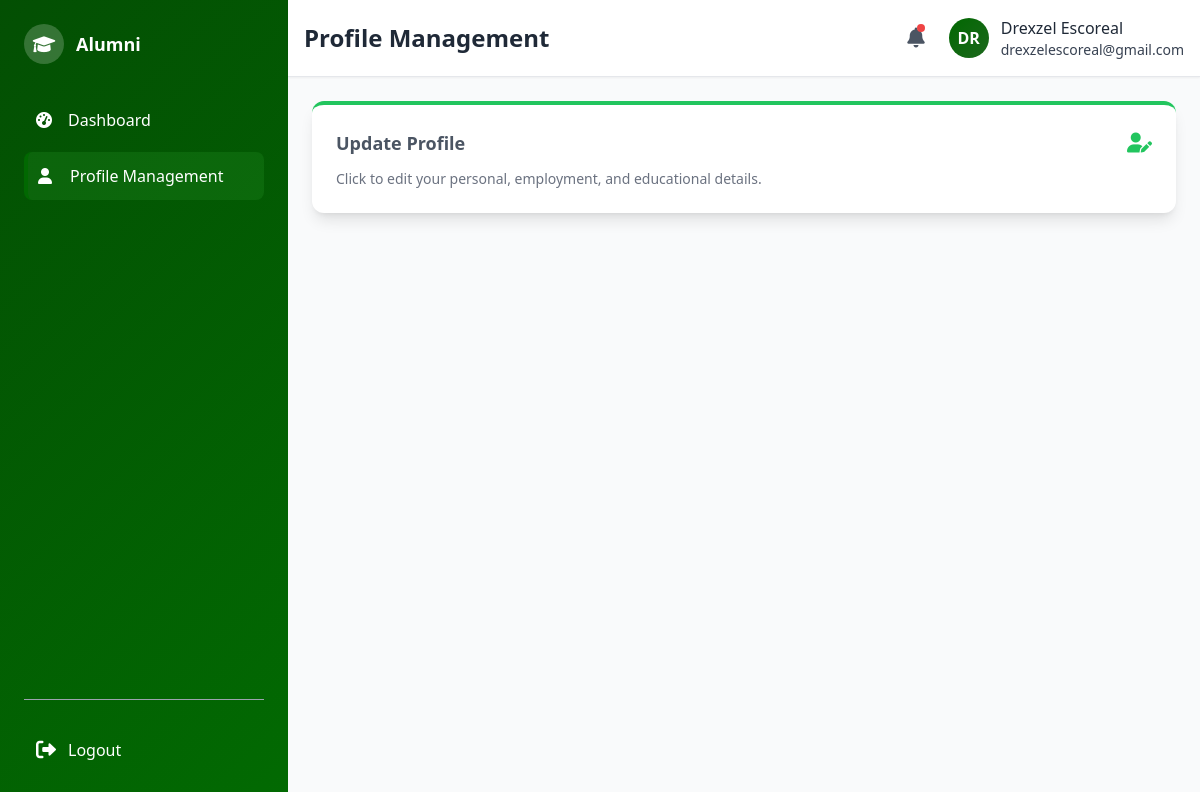
/alumni/alumni_profile.php (signed in), run on the app's committed database.
### tables this page shows
CREATE TABLE `users` (
  `user_id` int(11) NOT NULL,
  `email` varchar(100) NOT NULL,
  `password` varchar(200) NOT NULL,
  `role` enum('admin','alumni') NOT NULL,
  `name` varchar(150) NOT NULL,
  `created_at` timestamp NOT NULL DEFAULT current_timestamp()
);

### alumni/alumni_profile.php (the view, shortened to what this page needs)
<?php
include("../connect.php");
$page_title = "Profile Management";
$active_page = "profile";
?>
<div class="space-y-6">
    <div id="updateProfileBtn" class="bg-white p-6 rounded-xl shadow-lg flex flex-col justify-between hover:shadow-xl transition duration-200 border-t-4 border-green-500 cursor-pointer">
        <div class="flex items-center justify-between mb-3">
            <h3 class="text-lg font-semibold text-gray-600">Update Profile</h3>
            <i class="fas fa-user-edit text-xl text-green-500"></i>
        </div>
        <p class="text-sm text-gray-500">Click to edit your personal, employment, and educational details.</p>
    </div>
</div>
<?php
$page_content = ob_get_clean();
include("alumni_format.php");
?>

### alumni/alumni_format.php (shortened to what this page needs)
<?php
include("../connect.php");
$user_id = $_SESSION["user_id"];
$stmt = $conn->prepare("
    SELECT ap.first_name, ap.last_name, u.email, u.name as user_name
    FROM users u
    LEFT JOIN alumni_profile ap ON u.user_id = ap.user_id
    WHERE u.user_id = ?
");
$stmt->bind_param("i", $user_id);
$stmt->execute();
$result = $stmt->get_result();
$profile = $result->fetch_assoc() ?: [];
$full_name = 'Alumni';
if (!empty($profile)) {
    if (!empty($profile['first_name']) || !empty($profile['last_name'])) {
        $full_name = trim(
            ($profile['first_name'] ?? '') . ' ' .
            ($profile['last_name'] ?? '')
        );
    } elseif (!empty($profile['user_name'])) {
        $full_name = $profile['user_name'];
    }
}
$page_title = $page_title ?? "Alumni Page";
?>
<!DOCTYPE html>
<html lang="en">
<head>
    <script src="https://cdn.tailwindcss.com"></script>
    <link href="https://cdnjs.cloudflare.com/ajax/libs/font-awesome/6.0.0/css/all.min.css" rel="stylesheet">
    <link rel="stylesheet" href="alumni_format.css">
</head>
<body class="bg-gray-50 min-h-screen flex">
    <aside class="w-72 gradient-bg text-white flex-shrink-0">
        <div class="sidebar-wrapper flex flex-col justify-between">
            <div class="p-6">
                <div class="flex items-center space-x-3 mb-8">
                    <div class="w-10 h-10 rounded-full bg-white bg-opacity-20 flex items-center justify-center">
                        <i class="fas fa-graduation-cap text-lg" aria-hidden="true"></i>
                    </div>
                    <h2 class="font-bold text-lg">Alumni</h2>
                </div>
                <nav class="space-y-2">
                    <a href="alumni_dashboard.php"
                       class="sidebar-item <?php echo ($active_page ?? '') === 'dashboard' ? 'active' : ''; ?>
                              flex items-center space-x-3 p-3 rounded-lg">
                        <i class="fas fa-tachometer-alt w-5" aria-hidden="true"></i>
                        <span>Dashboard</span>
                    </a>
                    <a href="alumni_profile.php"
                       class="sidebar-item <?php echo ($active_page ?? '') === 'profile' ? 'active' : ''; ?>
                              flex items-center space-x-3 p-3 rounded-lg">
                        <i class="fas fa-user w-5" aria-hidden="true"></i>
                        <span>Profile Management</span>
                    </a>
                </nav>
            </div>
            <div class="p-6">
                <hr class="border-gray-400 my-6">
                <a href="../login/logout.php"
                   class="flex items-center space-x-3 text-white hover:text-red-500 p-3 rounded-lg">
                    <i class="fas fa-sign-out-alt text-xl" aria-hidden="true"></i>
                    <span>Logout</span>
                </a>
            </div>
        </div>
    </aside>
    <div class="flex-1 flex flex-col">
        <header class="bg-white shadow-sm border-b p-4">
            <div class="flex items-center justify-between">
                <h1 class="text-2xl font-bold text-gray-800"><?php echo htmlspecialchars($page_title); ?></h1>
                <div class="flex items-center space-x-6">
                    <div class="relative">
                        <button id="notificationBtn"
                                class="relative text-gray-600 hover:text-blue-600 flex items-center">
                            <i class="fas fa-bell text-xl"></i>
                            <span class="absolute top-0 right-0 w-2 h-2 bg-red-500 rounded-full"></span>
                        </button>
                    </div>
                    <div class="flex items-center space-x-3">
                        <div class="profile-avatar w-10 h-10 rounded-full flex items-center justify-center text-white font-bold overflow-hidden">
                            <?php
                            $stmt = $conn->prepare("SELECT ap.photo_path, u.name, u.email FROM users u LEFT JOIN alumni_profile ap ON u.user_id = ap.user_id WHERE u.user_id = ?");
                            $stmt->bind_param("i", $user_id);
                            $stmt->execute();
                            $result = $stmt->get_result();
                            $initials = 'AL';
                            $user_email = '';
                            $photo_path = null;
                            if ($row = $result->fetch_assoc()) {
                                $initials = strtoupper(substr(trim($row['name'] ?: 'Alumni'), 0, 2));
                                $user_email = $row['email'];
                                $photo_path = $row['photo_path'];
                            }
                            if ($photo_path && file_exists("../" . $photo_path)) {
                                echo '<img src="../' . htmlspecialchars($photo_path) . '" alt="Profile" class="w-full h-full object-cover">';
                            } else {
                                echo htmlspecialchars($initials);
                            }
                            ?>
                        </div>
                        <div class="hidden md:block">
                            <p class="font-medium text-gray-800"><?php echo htmlspecialchars($full_name); ?></p>
                            <p class="font-medium text-gray-700 text-sm"><?php echo htmlspecialchars($user_email); ?></p>
                        </div>
                    </div>
                </div>
            </div>
        </header>
        <main class="flex-1 p-6 overflow-auto">
            <?php echo $page_content ?? ''; ?>
        </main>
    </div>
</body>
</html>

### alumni/alumni_format.css (style rules this page uses)
:root { --primary-green: #034f03; --forest-green: #026a02; --lime-green: #016801; --sea-green: #1d681d; --light-bg: #06690e; --dark-text: #1C1C1C; }
.gradient-bg { background: linear-gradient(135deg, var(--primary-green) 0%, var(--forest-green) 100%); }
.sidebar-item { transition: all 0.3s ease; color: #fff; padding-left: 14px; }
.sidebar-item.active { background: rgba(34, 139, 34, 0.3); border-left: 4px solid var(--lime-green); padding-left: 10px; }
.profile-avatar { background: linear-gradient(135deg, var(--lime-green) 0%, var(--sea-green) 100%); }
.sidebar-wrapper { height: 100vh; overflow-y: auto; position: sticky; top: 0; }
.hidden { display: none; }

### data on the page
users: name "DR", name "Drexzel Escoreal", email "drexzelescoreal@gmail.com"

### other printed values
$page_title "Profile Management"
